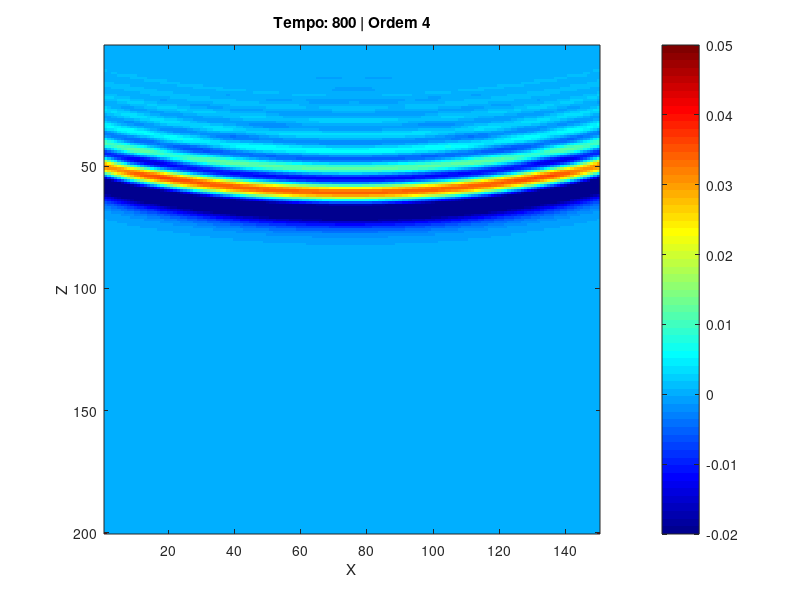

Here is the MATLAB script that generated this plot:
clear; clc; close all;

%parametros
M = 4; %ordem
Nx = 150;
Nz = 200;
h = 8.5;
dt = 0.002;
tempo = 800;

m = max(1, M);
U = zeros(Nx, Nz, tempo + m);

%camadas
c_vals = [1500, 2500];
p_vals = [1000, 1800];

interface_meio = round(Nz / 2);

C_matrix = ones(Nx, Nz) * c_vals(1);
Rho_matrix = ones(Nx, Nz) * p_vals(1);

C_matrix(:, interface_meio:end) = c_vals(2);
Rho_matrix(:, interface_meio:end) = p_vals(2);

K_matrix = Rho_matrix .* (C_matrix.^2);

%separando para convolução
%superior
S_sup = c_vals(1) * dt / h;
c1_sup = (S_sup - 1) / (S_sup + 1);
c2_sup = [1, -c1_sup; c1_sup, -1];
c3_sup = 1;

%inferior
S_inf = c_vals(2) * dt / h;
c1_inf = (S_inf - 1) / (S_inf + 1);
c2_inf = [1, -c1_inf; c1_inf, -1];
c3_inf = 1;

%interface
rho_media = (p_vals(1) + p_vals(2)) / 2;
K_media = (p_vals(1)*c_vals(1)^2 + p_vals(2)*c_vals(2)^2) / 2;
c_int = sqrt(K_media / rho_media);

S_int = c_int * dt / h;
c1_int = (S_int - 1) / (S_int + 1);
c2_int = [1, -c1_int; c1_int, -1];
c3_int = 1;

if M > 0
    for idx = 1:M
        c3_sup = conv2(c3_sup, c2_sup);
        c3_inf = conv2(c3_inf, c2_inf);
        c3_int = conv2(c3_int, c2_int);
    end
end

%fonte
t0 = 0.1;
s = 0.02;
x0 = round(Nx/2);
z0 = 2;

figure;

for n = 1:tempo
    t = n * dt;
    p = n + m;

    %interior
    i = 2:Nx-1;
    j = 2:Nz-1;

    rho_x_plus  = 0.5 * (Rho_matrix(i+1, j) + Rho_matrix(i, j));
    rho_x_minus = 0.5 * (Rho_matrix(i, j)   + Rho_matrix(i-1, j));
    rho_z_plus  = 0.5 * (Rho_matrix(i, j+1) + Rho_matrix(i, j));
    rho_z_minus = 0.5 * (Rho_matrix(i, j)   + Rho_matrix(i, j-1));

    D_xx = (1/h^2) * ( (U(i+1, j, p) - U(i, j, p)) ./ rho_x_plus - ...
                       (U(i, j, p) - U(i-1, j, p)) ./ rho_x_minus );

    D_zz = (1/h^2) * ( (U(i, j+1, p) - U(i, j, p)) ./ rho_z_plus - ...
                       (U(i, j, p) - U(i, j-1, p)) ./ rho_z_minus );

    U(i, j, p+1) = 2*U(i, j, p) - U(i, j, p-1) + (dt^2 * K_matrix(i,j)) .* (D_xx + D_zz);

    %fonte
    f = exp(-((t - t0) / s)^2);
    U(x0, z0, p+1) = U(x0, z0, p+1) + f;

    %contorno
    U(:, 1, p+1) = 0;

    if M > 0
        U(1, :, p+1) = 0; U(Nx, :, p+1) = 0; U(:, Nz, p+1) = 0;

        for idxi = 1:M+1
            for idxj = 1:M+1
                if idxi==1 && idxj==1; continue; end

                tn = p - idxi + 2;

                %fundo
                coef_fundo = c3_inf(idxi, idxj);
                U(:, Nz, p+1) = U(:, Nz, p+1) - coef_fundo * U(:, Nz - idxj + 1, tn);

                %laterias
                %superior
                z_sup = 1:(interface_meio - 1);
                coef_lat_sup = c3_sup(idxi, idxj);
                U(1,  z_sup, p+1) = U(1,  z_sup, p+1) - coef_lat_sup * U(idxj, z_sup, tn);
                U(Nx, z_sup, p+1) = U(Nx, z_sup, p+1) - coef_lat_sup * U(Nx - idxj + 1, z_sup, tn);

                %interface
                z_int = interface_meio;
                coef_lat_int = c3_int(idxi, idxj);
                U(1,  z_int, p+1) = U(1,  z_int, p+1) - coef_lat_int * U(idxj, z_int, tn);
                U(Nx, z_int, p+1) = U(Nx, z_int, p+1) - coef_lat_int * U(Nx - idxj + 1, z_int, tn);

                %inferior
                z_inf = (interface_meio + 1):Nz;
                coef_lat_inf = c3_inf(idxi, idxj);
                U(1,  z_inf, p+1) = U(1,  z_inf, p+1) - coef_lat_inf * U(idxj, z_inf, tn);
                U(Nx, z_inf, p+1) = U(Nx, z_inf, p+1) - coef_lat_inf * U(Nx - idxj + 1, z_inf, tn);
            end
        end
    end

    %visualização
    if mod(n, 5) == 0
        imagesc(U(:,:,p+1)');
        caxis([-0.02 0.05]);
        colormap(jet);
        colorbar;

        title(sprintf('Tempo: %d | Ordem %d', n, M));
        xlabel('X'); ylabel('Z');
        drawnow;
    end
end
